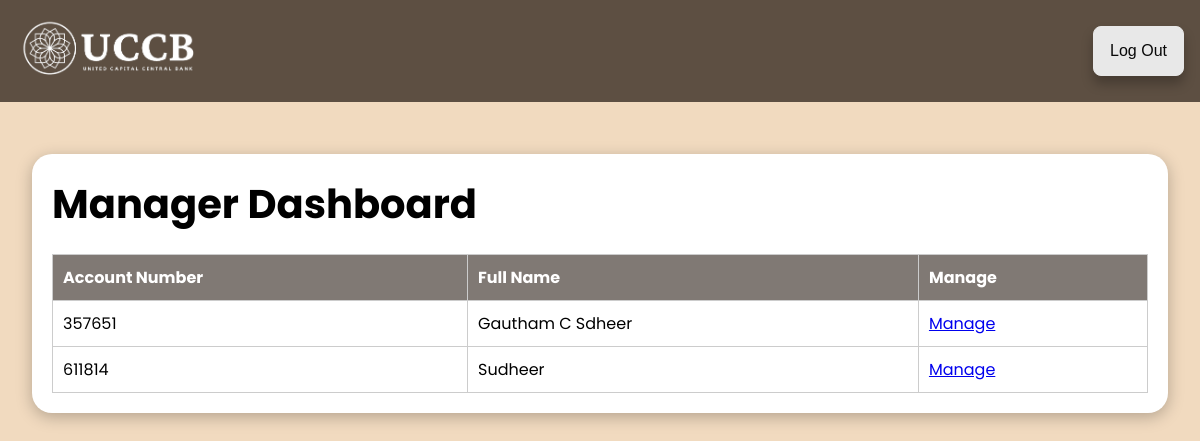
Before: /banking/manager-dashboard/ (signed in) with the older database file.
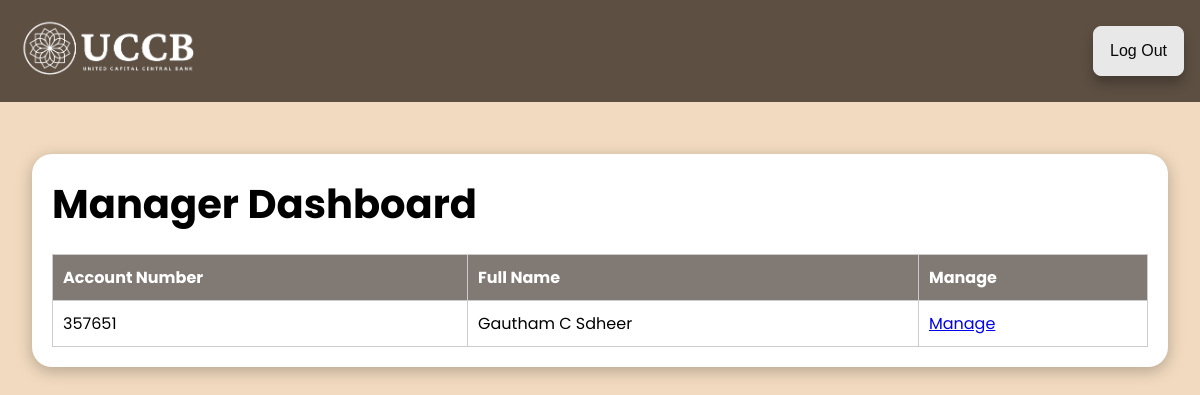
After: the same page with the newer database file.
### banking/models.py (models this page shows, shortened)
class Customer(models.Model):
    user = models.OneToOneField(User, on_delete=models.CASCADE)
    name = models.CharField(max_length=100)
    email = models.EmailField(unique=True)
    phone_number = models.CharField(max_length=15, null=True, blank=True)
    photo = models.ImageField(upload_to='profile_photos/', null=True, blank=True)

class Account(models.Model):
    customer = models.OneToOneField(Customer, on_delete=models.CASCADE)
    account_number = models.PositiveIntegerField(unique=True)
    balance = models.DecimalField(default=0.0, max_digits=10, decimal_places=2, validators=[MinValueValidator(0.0)])

### banking/views.py (the view)
# urls.py: path('manager-dashboard/', views.manager_dashboard, name='manager_dashboard'),
@login_required
def manager_dashboard(request):
    if not request.user.is_manager:
        raise PermissionDenied("You don't have permission to view the manager dashboard.")
    customers = Customer.objects.all()
    return render(request, 'manager_dashboard.html', {'customers': customers})

### banking/templates/manager_dashboard.html (shortened to what this page needs)
<!DOCTYPE html>
<html lang="en">
<head>
    {% load static %}
</head>
<body>
    <header>
        <img src="{% static 'UCCBwhite-nobg.png' %}" alt="logo">
        <a href="{% url 'manager_logout' %}"><button>Log Out</button></a>
    </header>
    <main>
        <div class="dashboard-container">
            <h1>Manager Dashboard</h1>
            <table>
                <thead>
                    <tr>
                        <th>Account Number</th>
                        <th>Full Name</th>
                        <th>Manage</th>
                    </tr>
                </thead>
                <tbody>
                    {% for customer in customers %}
                    <tr>
                        <td>{{ customer.account.account_number }}</td>
                        <td>{{ customer.name }}</td>
                        <td><a href="{% url 'customer_details' customer.id %}">Manage</a></td>
                    </tr>
                    {% endfor %}
                </tbody>
            </table>
        </div>
    </main>
</body>
</html>

### banking/templates/manager_dashboard.html (style rules this page uses)
body { font-family: 'Poppins', sans-serif; margin: 0; background-color: #f1dabf; }
header { display: flex; justify-content: space-between; align-items: center; padding: 1rem; background-color: rgba(44, 32, 24, 0.75); color: #fff; }
header img { height: 70px; border-radius: 20px; }
header button { height: 50px; color: #090909; padding: 0.5em 1em; font-size: 16px; border-radius: 0.5em; background: #e8e8e8; border: 1px solid #e8e8e8; transition: all 0.3s; box-shadow: 0px 8px 12px rgba(0, 0, 0, 0.25); }
h1 { margin: 0; margin-bottom: 1rem; font-size: 40px; }
main { padding: 2rem; }
.dashboard-container { background-color: #fff; border-radius: 20px; padding: 20px; box-shadow: 0px 4px 16px rgba(0, 0, 0, 0.25); margin-top: 20px; }
table { width: 100%; border-collapse: collapse; margin-top: 20px; }
th, td { border: 1px solid #ccc; padding: 10px; text-align: left; }
th { background-color: rgba(44, 32, 24, 0.60); color: #fff; }

Changed rows visible on the page:
removed Customer: account.account_number "611814", name "Sudheer"
